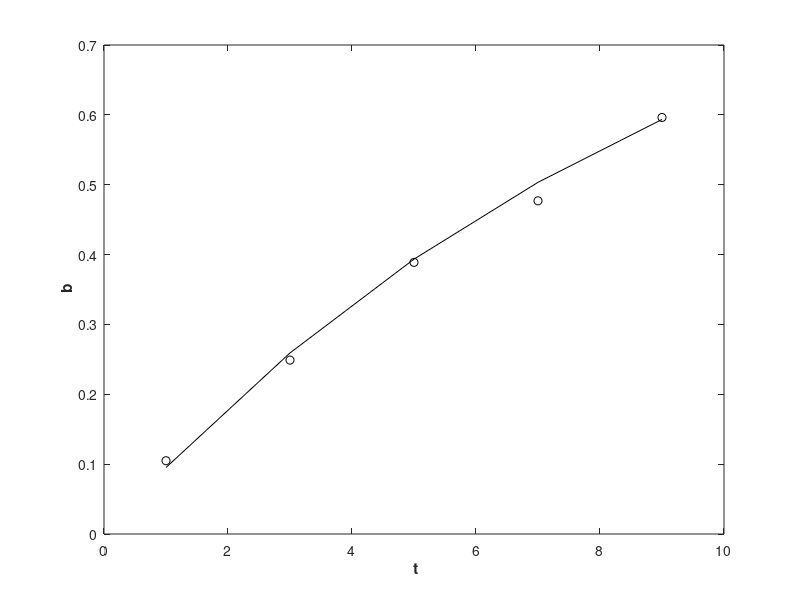

The MATLAB source for this figure: (Note: this script raises an error after producing the figure.)
% This m-file generates data from the small scale nonlinear model appearing
% in Chapter 6. First, we enter the time points, define the nonlinear
% model A(x), and generate the measurements y.
clear all, close all
path(path,'../Functions');
t        = [1:2:9]';
A        = @(x) x(1)*(1-exp(-x(2)*t));
x_true   = [1;.1]; % true parameter values
sig      = 0.01;
b        = A(x_true)+0.01*randn(size(t));
% Plot the measurements and error-free measurements together.
figure(1), 
plot(t,b,'ko',t,A(x_true),'k-')
xlabel('{\bf t}'), ylabel('{\bf b}')

% Adaptive Metropolis (AM):
% Sample from p(x|b)\propto exp(-(1/2/sig^2)*||A(x)-b||^2) using AM. 
p_params.sig         = sig;
p_params.b           = b; 
p_params.A           = A;
neglog_p             = @(x,p) (1/2/p.sig^2)*norm(p.A(x)-p.b)^2;
% Now implement AM for sampling from p(x|b).
C                    = .01*eye(2); % intial proposal covariance.
Nsamps               = 20000; % length of MCMC chain.
nburnin              = floor(Nsamps/2);
adapt_int            = 100;   % proposal covariance update interval. 
prop_flag            = 0; % enter 0 for normal & 1 for a lognormal proposal
[xchain,accept_rate] = AM(x_true,neglog_p,p_params,prop_flag,Nsamps,C,adapt_int);

% Output for x_1- and x_2-chains using sample_plot.
xchain       = xchain(:,nburnin+1:end);
names        = ["x_1","x_2"];
fignum       = 2;
[taux,acfun] = sample_plot(xchain,names,fignum);
% Plot the autocorrelations functions together.
[~,nacf] = size(acfun);
figure(6)
plot([1:nacf],acfun(1,:),'k',[1:nacf],acfun(2,:),'k--','LineWidth',2)
axis([1,nacf,0,1])
title('ACFs for x_1 and x_2.')
legend(['\tau_{\rm int}(x_1)=',num2str(taux(1))],['\tau_{\rm int}(x_2)=',num2str(taux(2))])
